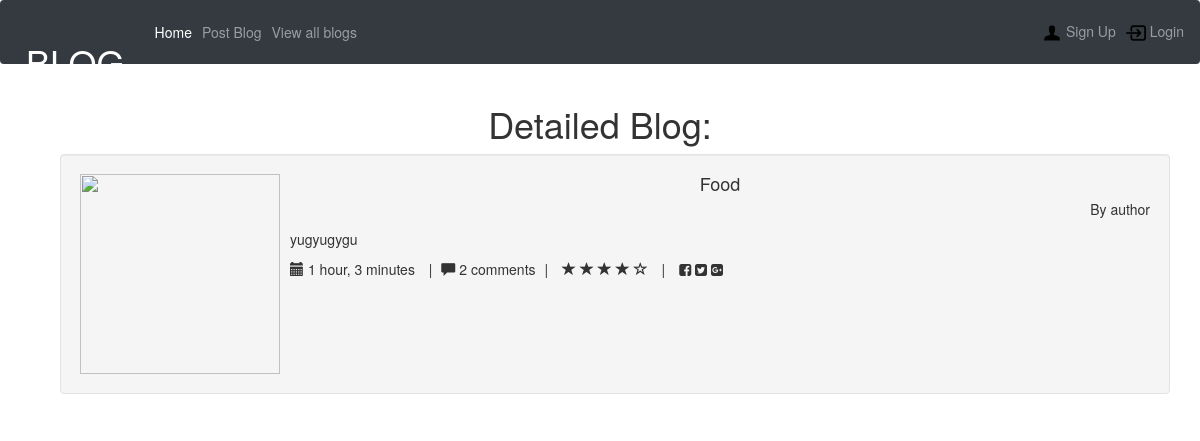
Screenshot of /blog_detail/1 with the database file from the repository.
### blogapp/models.py (models this page shows)
class Blog(models.Model):
    title = models.CharField(max_length = 400)
    description = models.CharField(max_length = 400)
    image = models.FileField(upload_to = 'images/')
    author = models.CharField(max_length=50, default = '')
    upload_date = models.DateTimeField(auto_now = True)

### blogapp/views.py (the view)
# urls.py: path('blog_detail/<pk>', views.DetailBlog.as_view()),
class DetailBlog(DetailView):
    model = Blog

### templates/blogapp/blog_detail.html (shortened to what this page needs)
{% extends 'blogapp/base.html' %}
{% block navblock %}
{% load crispy_forms_tags %}
<link href="//netdna.bootstrapcdn.com/bootstrap/3.2.0/css/bootstrap.min.css" rel="stylesheet" id="bootstrap-css">
<link rel="stylesheet" href="http://cdnjs.cloudflare.com/ajax/libs/font-awesome/4.1.0/css/font-awesome.min.css"/>
<center><h1> Detailed Blog: </h1></center>
    {% if blog %}
    <div class="container">
      <div class="well">
          <div class="media">
          	<a class="pull-left">
        		<img class="media-object" src="{{images.image.url}}" width = 200px height = 200px>
      		</a>
      		<div class="media-body">
        		<center><h4 class="media-heading">{{blog.title}}</h4></center>
              <p class="text-right">By {{blog.author}}</p>
              <p>{{blog.description}} </p>
              <ul class="list-inline list-unstyled">
      			<li><span><i class="glyphicon glyphicon-calendar"></i> {{blog.upload_date| timesince}} </span></li>
                <li>|</li>
                <span><i class="glyphicon glyphicon-comment"></i> 2 comments</span>
                <li>|</li>
                <li>
                   <span class="glyphicon glyphicon-star"></span>
                            <span class="glyphicon glyphicon-star"></span>
                            <span class="glyphicon glyphicon-star"></span>
                            <span class="glyphicon glyphicon-star"></span>
                            <span class="glyphicon glyphicon-star-empty"></span>
                </li>
                <li>|</li>
                <li>
                  <span><i class="fa fa-facebook-square"></i></span>
                  <span><i class="fa fa-twitter-square"></i></span>
                  <span><i class="fa fa-google-plus-square"></i></span>
                </li>
    			</ul>
           </div>
        </div>
      </div>
      {%else%}
      "NO DATA FOUND"
      {%endif%}
{%endblock%}

### rows the page displays
Blog: title "Food", author "author", description "yugyugygu", upload_date "1 hour, 3 minutes"
